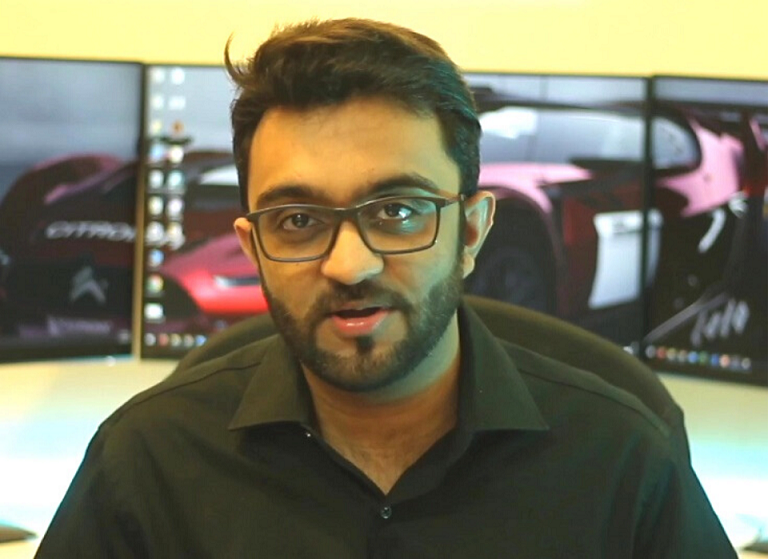
//> input picture OpenCVCourse/Resources/test.png, 768 x 559 px, given in place of the camera
$ ./Chapter8   (built with g++ and OpenCV 4)
//> lines starting //> are read from the running program, lines starting //| are printed output that depends on the picture; after the words box and inside, x2 and y2 are one past the last pixel; in counts of white or black regions, pixels touching at a corner belong together
#include <opencv2/imgcodecs.hpp>
#include <opencv2/highgui.hpp>
#include <opencv2/imgproc.hpp>
#include <opencv2/objdetect.hpp>
#include <iostream>

// [38 lines of commented-out code are left out]
void onChangeBlurLevel(int value, void* userData) {
	// Ensure blur level is odd
	if (value % 2 == 0) {
		value = std::max(value - 1, 1); // Set to nearest odd number
		cv::setTrackbarPos("Blur Level", "Trackbars", value);
	}
}

int main()
{
	constexpr int waitTime = 1;
	constexpr int cameraID = 0;
	constexpr double scaleFactor = 2;

	cv::VideoCapture cap(cameraID);
	if (!cap.isOpened()) {
		std::cerr << "Error: Could not open the video file." << std::endl;
		return -1;
	}

	cv::Mat currentFrame;
	cv::Mat faceROI;
	cv::Mat imgHSV;
	cv::Mat mask;

	cv::CascadeClassifier faceCascade;
	if (!faceCascade.load("Resources/haarcascade_frontalface_default.xml")) {
		std::cerr << "XML file not loaded" << std::endl;
		return 1;
	}

	cv::CascadeClassifier eyeCascade;
	if (!eyeCascade.load("Resources/haarcascade_eye_tree_eyeglasses.xml")) {
		std::cerr << "Error: Could not load eye cascade." << std::endl;
		return -1;
	}

	std::vector<cv::Rect> eyes;

	int blurLevel = 99;

	int frameCount = 0;
	int frameInterval = 10;

	int hmin = 0;
	int smin = 0;
	int vmin = 0;
	int hmax = 255;
	int smax = 255;
	int vmax = 255;

	cv::namedWindow("Trackbars", (640, 200));
	cv::createTrackbar("Blur Level", "Trackbars", &blurLevel, 99, onChangeBlurLevel);
	cv::createTrackbar("Hue Min", "Trackbars", &hmin, 179);
	cv::createTrackbar("Hue Max", "Trackbars", &hmax, 179);
	cv::createTrackbar("Sat Min", "Trackbars", &smin, 255);
	cv::createTrackbar("Sat Max", "Trackbars", &smax, 255);
	cv::createTrackbar("Val Min", "Trackbars", &vmin, 255);
	cv::createTrackbar("Val Max", "Trackbars", &vmax, 255);

	while (true)
	{
		bool isSuccess = cap.read(currentFrame);
//> currentFrame is the input picture: 559 rows x 768 cols, CV_8UC3; mean B, G, R 94.1, 117.1, 120.5
		if (!isSuccess || currentFrame.empty()) {
			std::cerr << "Error: Failed to read the frame." << std::endl;
			break;
		}

		//cv::cvtColor(currentFrame, imgHSV, cv::COLOR_BGR2HSV);
		//
		//cv::Scalar lowestValue(hmin, smin, vmin);
		//cv::Scalar HighestValue(hmax, smax, vmax);
		//cv::inRange(imgHSV, lowestValue, HighestValue, mask);
		//
		//// Create a result image that will show the masked areas in color
		//currentFrame = cv::Mat::zeros(currentFrame.size(), currentFrame.type());
		//currentFrame.copyTo(currentFrame, mask);

		/*
		frameCount++;
		*/


			cv::Mat gray;
			cv::cvtColor(currentFrame, gray, cv::COLOR_BGR2GRAY);
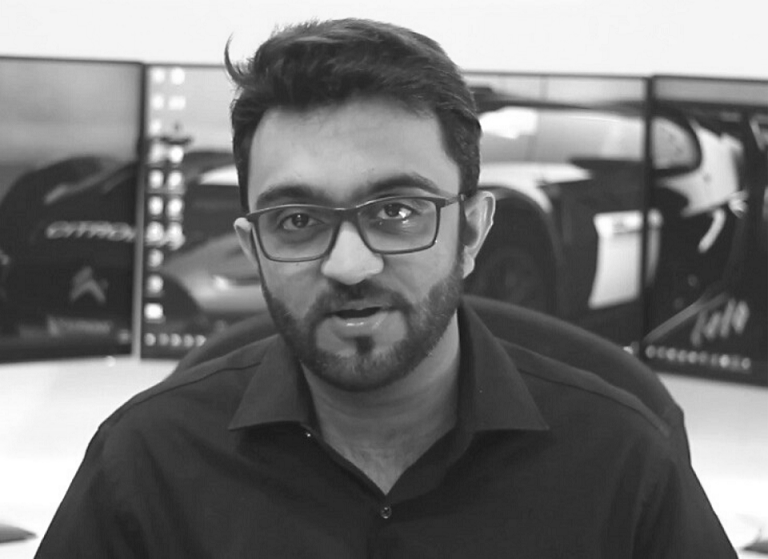
//> gray: 559 rows x 768 cols, CV_8UC1; min 22, max 255, mean 115.5
			cv::equalizeHist(gray, gray);
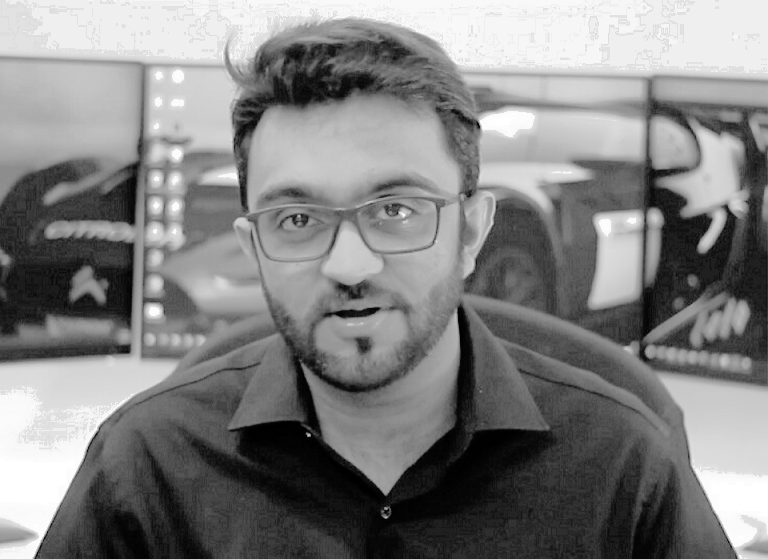
//> gray: 559 rows x 768 cols, CV_8UC1; min 0, max 255, mean 128.9

			// Detect eyes
			eyes.clear(); // Clear previous detections
			eyeCascade.detectMultiScale(gray, eyes);
//> eyes = 2 Rects (x, y, width, height): [270, 194, 54, 54], [363, 183, 56, 56]

			// Draw rectangles around detected eyes
			for (const auto& eye : eyes) {
				cv::rectangle(currentFrame, eye, cv::Scalar(0, 255, 0), 2);
			}
//> this loop made 2 passes
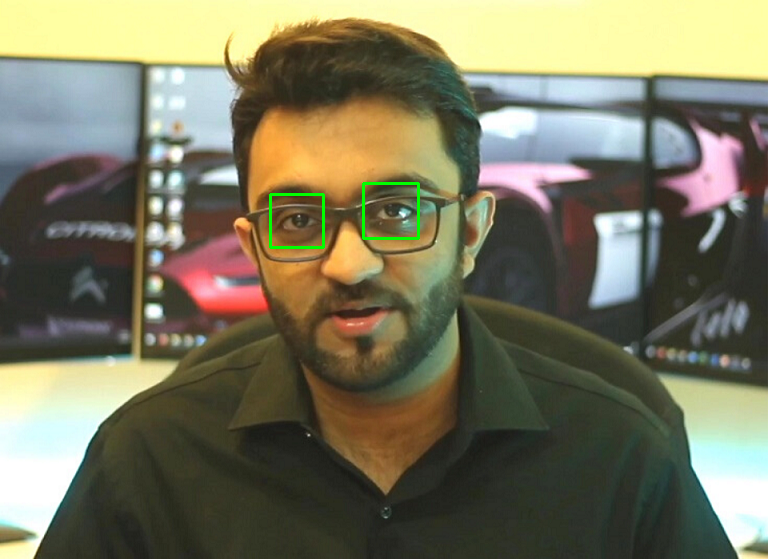
//> currentFrame: 559 rows x 768 cols, CV_8UC3; 0.3% of pixels changed, all inside (x1, y1, x2, y2) = (269, 182, 420, 249)

		std::vector<cv::Rect> faces;
		faceCascade.detectMultiScale(currentFrame, faces, 1.1, 10);
//> faces = 1 Rect (x, y, width, height): [215, 112, 277, 277]

		if (faces.size() <= 0) {
			cv::GaussianBlur(currentFrame, currentFrame, cv::Size(blurLevel, blurLevel), 50);
		}
		else
		{
			for (const auto& face : faces) {
				// Calculate the new, scaled rectangle
				int newWidth = static_cast<int>(face.width * scaleFactor);
				int newHeight = static_cast<int>(face.height * scaleFactor);
				int newX = std::max(0, face.x - (newWidth - face.width) / 2);
				int newY = std::max(0, face.y - (newHeight - face.height) / 2);
				newWidth = std::min(newWidth, currentFrame.cols - newX);
				newHeight = std::min(newHeight, currentFrame.rows - newY);

				cv::Rect enlargedFace(newX, newY, newWidth, newHeight);

				faceROI = currentFrame(enlargedFace);
				cv::GaussianBlur(faceROI, faceROI, cv::Size(blurLevel, blurLevel), 50);
			}
//> this loop made 1 pass
//> (face, newWidth, newHeight, newX, newY, enlargedFace) on pass 1: (Rect(215, 112, 277, 277), 554, 554, 77, 0, Rect(77, 0, 554, 554))
//> pass 1, `faceROI = currentFrame(enlargedFace);`:
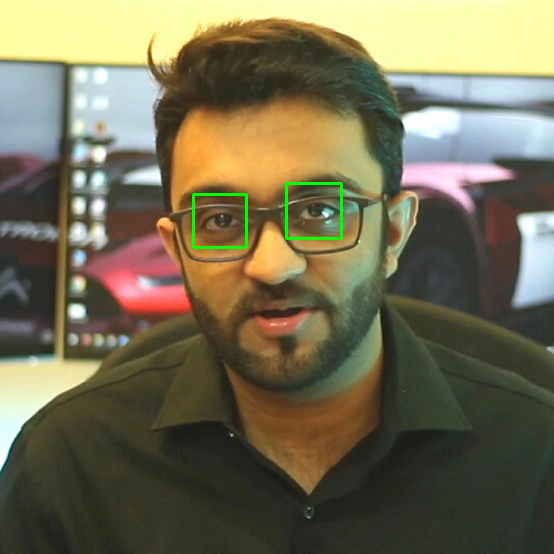
//> faceROI: 554 rows x 554 cols, CV_8UC3; mean B, G, R 83.5, 109.8, 115.5
//> pass 1, `cv::GaussianBlur(faceROI, faceROI, cv::Size(blurLevel, blurLevel), 50);`:
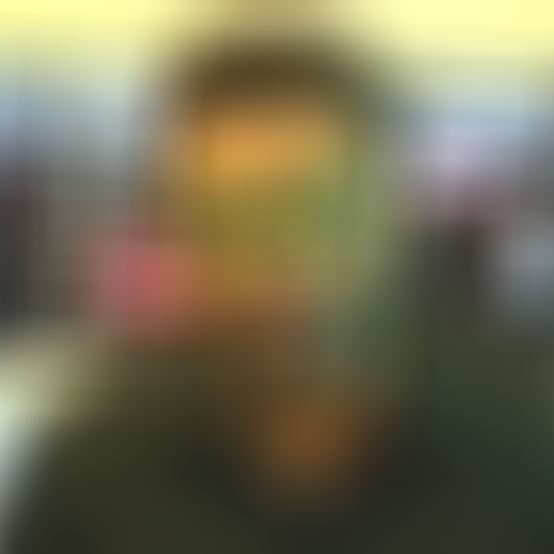
//> faceROI: 554 rows x 554 cols, CV_8UC3; mean B, G, R 83.3, 109.7, 115.4
		}

		cv::imshow("Image", currentFrame);
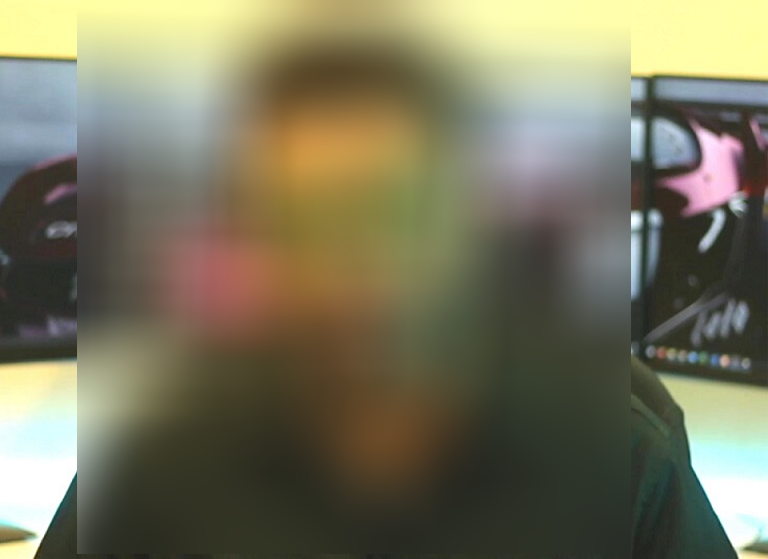
//> window 'Image': 559 rows x 768 cols, CV_8UC3; mean B, G, R 93.9, 117.5, 120.1

		int key = cv::waitKey(waitTime);
//> the 'q' key is pressed
		if (key == 'q' || key == 27) // 'q' or ESC key
			break;
	}

	cap.release();
	cv::destroyAllWindows();

	return 0;
}

$ run again, on OpenCVCourse/Resources/cards.jpg
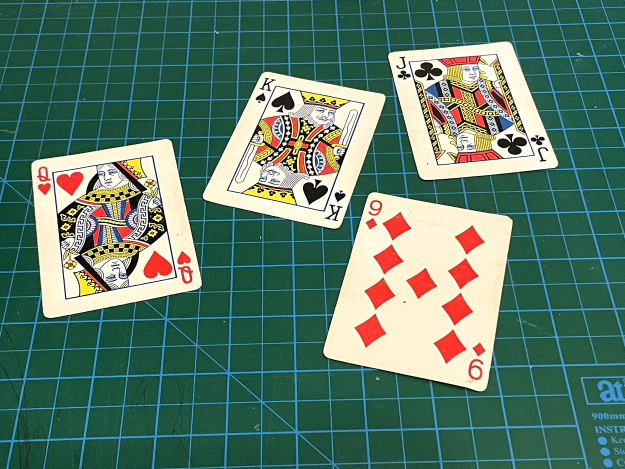
//> input picture OpenCVCourse/Resources/cards.jpg, 1250 x 938 px, given in place of the camera (shown at 1/2 size)
//> currentFrame is the input picture: 938 rows x 1250 cols, CV_8UC3; mean B, G, R 104.7, 121.3, 89.3
//> faces = 2 Rects (x, y, width, height): [190, 327, 50, 50], [474, 151, 133, 133]
//> the loop `for (const auto& face : faces)` made 2 passes
//> (face, newWidth, newHeight, newX, newY, enlargedFace) on passes 1 to 2: (Rect(190, 327, 50, 50), 100, 100, 165, 302, Rect(165, 302, 100, 100)), (Rect(474, 151, 133, 133), 266, 266, 408, 85, Rect(408, 85, 266, 266))
//> pass 1, `cv::GaussianBlur(faceROI, faceROI, cv::Size(blurLevel, blurLevel), 50);`:
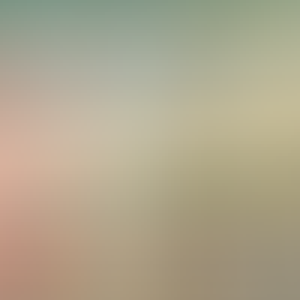
//> faceROI: 100 rows x 100 cols, CV_8UC3 (shown 3 times larger); mean B, G, R 141.8, 166, 174.9
//> `cv::imshow("Image", currentFrame);`:
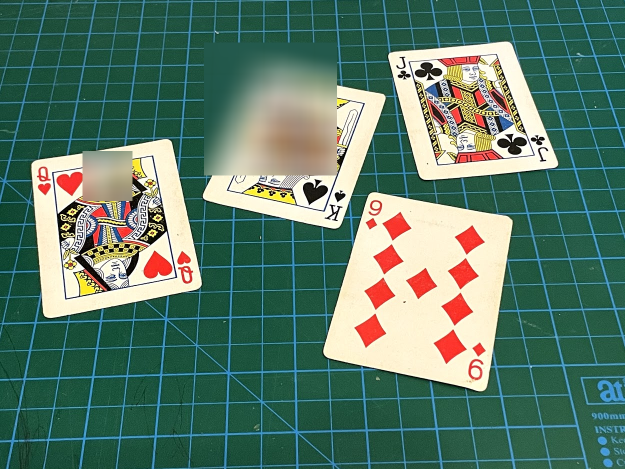
//> window 'Image': 938 rows x 1250 cols, CV_8UC3 (shown at 1/2 size); mean B, G, R 104.7, 121.3, 89.2
